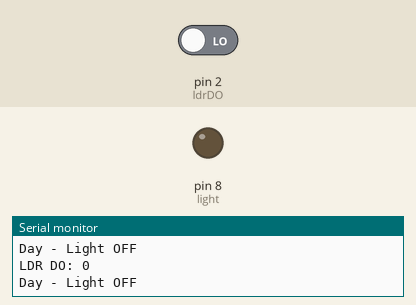
This sketch was run on a simulated Arduino Uno, built with avr-gcc and run on an emulated ATmega328P. On the bench: output pins drawn as LEDs (lit = HIGH), the last lines printed to the serial monitor. The inputs (shaded band) are chosen by the test bench; at power-on: pin 2 (ldrDO) LOW.

Above: at 1.8 s.
1.9 s: pin 2 (ldrDO) driven HIGH
At 2.5 s:
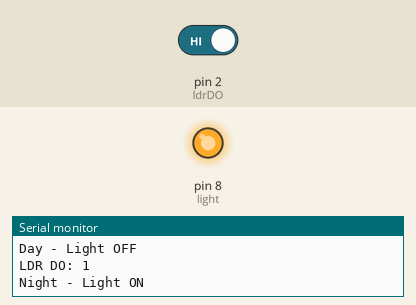
3.5 s: pin 2 (ldrDO) driven LOW
At 4.8 s:
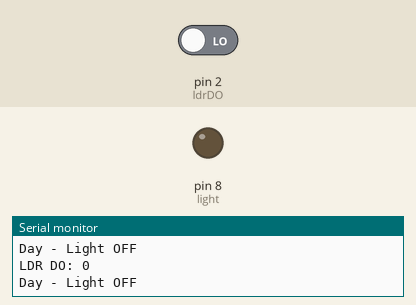
Timing chart, 0 to 6.5 s (numbered marks = the images above; inputs shaded):
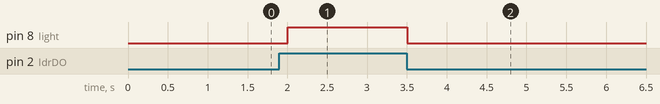

Measured:
- after the input at 1.9 s, pin 8 (light): LOW → HIGH after 0.10 s
- after the input at 3.5 s, pin 8 (light): HIGH → LOW at once

The sketch:

Automatic_Street_Light.ino
```cpp
const int ldrDO = 2;
const int light = 8;

void setup()
{
  pinMode(ldrDO, INPUT);
  pinMode(light, OUTPUT);

  Serial.begin(9600);
}

void loop()
{
  int ldrState = digitalRead(ldrDO);

  Serial.print("LDR DO: ");
  Serial.println(ldrState);

  if (ldrState == HIGH)
  {
    // Dark
    digitalWrite(light, HIGH);
    Serial.println("Night - Light ON");
  }
  else
  {
    // Bright
    digitalWrite(light, LOW);
    Serial.println("Day - Light OFF");
  }

  delay(500);
}
```
